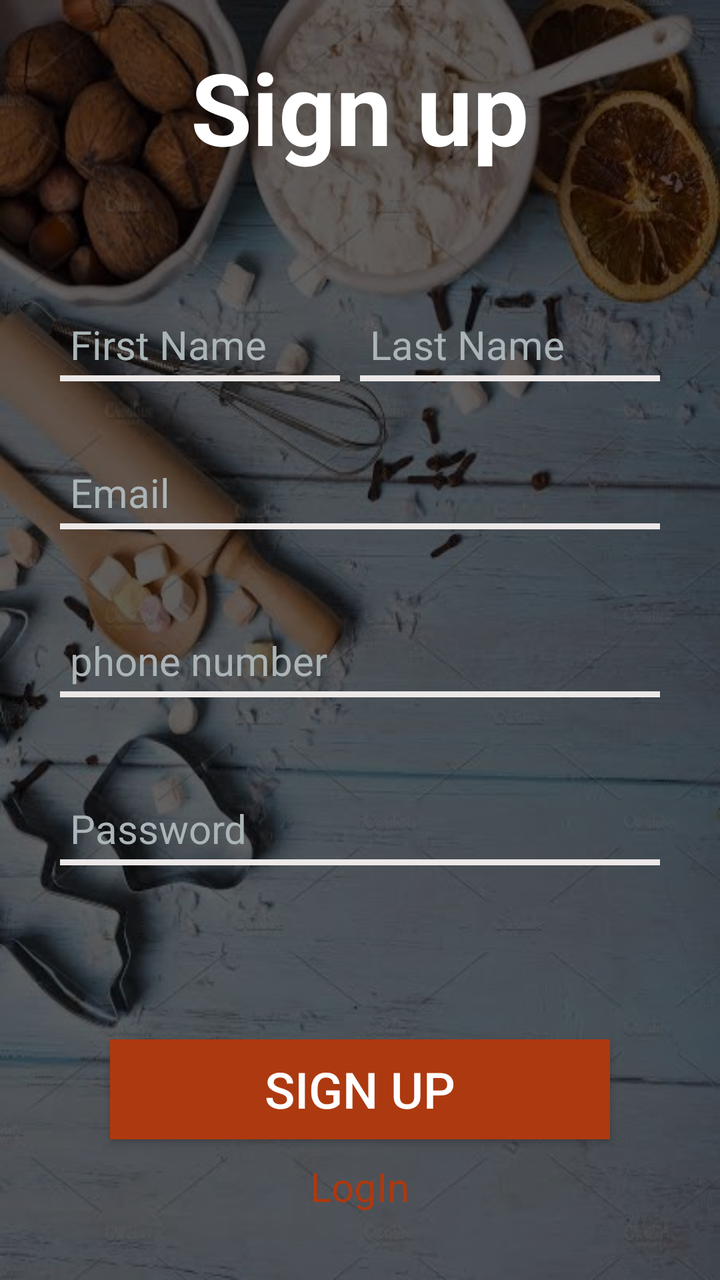
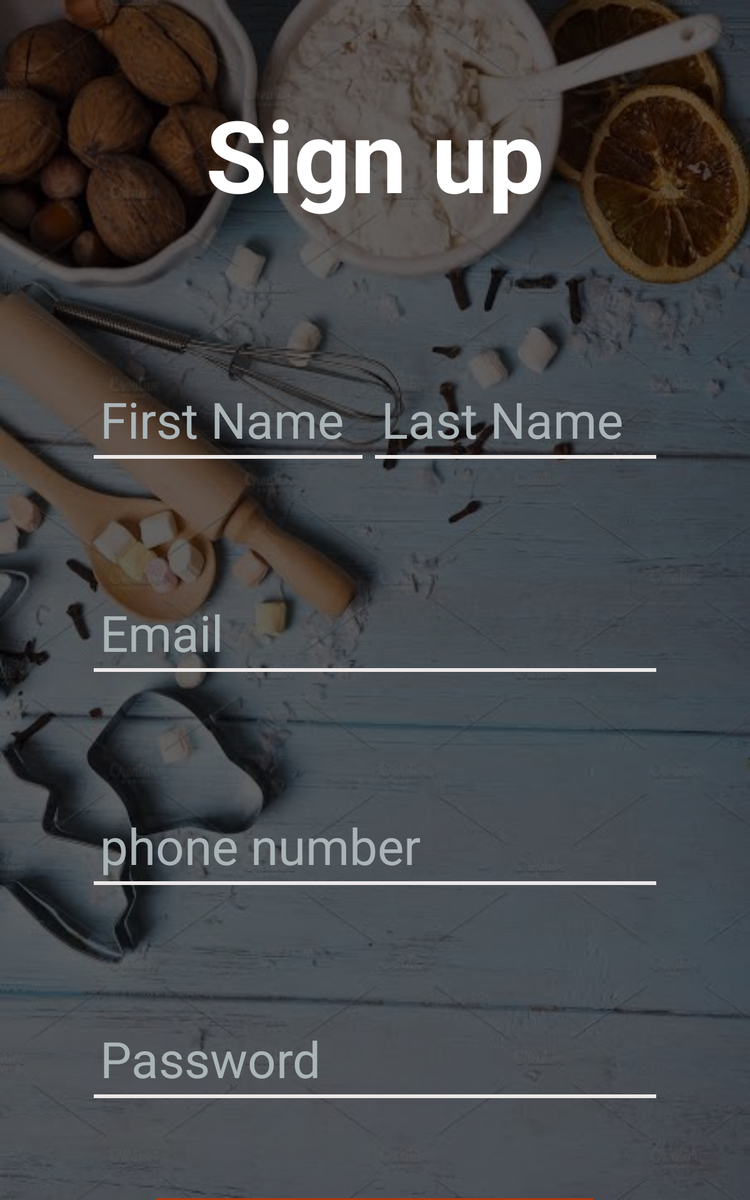

The same Android screen from two of the app's own layout files: first res/layout/ as a phone draws it, then the repository's variant for another configuration, drawn on a device whose configuration selects that folder. Both files follow.
<!-- AndroidManifest.xml: application theme AppTheme -->
<!-- res/layout/fragment_sign_upfragment.xml -->
<?xml version="1.0" encoding="utf-8"?>
<FrameLayout xmlns:android="http://schemas.android.com/apk/res/android"
    xmlns:tools="http://schemas.android.com/tools"
    android:layout_width="match_parent"
    android:layout_height="match_parent"
    tools:context=".sign_upfragment"
    android:id="@+id/rl_Container"
    android:background="@drawable/back3"

    >
    <LinearLayout
        android:layout_width="match_parent"
        android:layout_height="match_parent"
        android:background="#9F000000"
        android:orientation="vertical"
        >

    <TextView
        android:layout_width="wrap_content"
        android:layout_height="wrap_content"
        android:text="Sign up"
        android:textSize="@dimen/signuplogo"
        android:textColor="@android:color/white"
        android:textStyle="bold"
        android:layout_gravity="center"
        android:layout_marginTop="20dp"
        android:layout_marginBottom="20dp"

        />
        <LinearLayout
            android:layout_width="300dp"
            android:layout_gravity="center"
            android:layout_height="wrap_content"
            android:orientation="horizontal"
            android:layout_marginBottom="20dp"

            >
    <TextView
        android:layout_width="match_parent"
        android:layout_height="wrap_content"
        android:text=""
        android:textSize="@dimen/_24dp"
        android:textColor="#fff"
        android:layout_weight="1"
        android:id="@+id/firstname"
        android:layout_marginRight="5dp"
        />
            <TextView
                android:layout_width="match_parent"
                android:layout_height="wrap_content"
                android:text=""
                android:layout_weight="1"
                android:textSize="@dimen/_24dp"
                android:textColor="#fff"
                android:id="@+id/lastname"
                />
        </LinearLayout>
        <LinearLayout
            android:layout_width="300dp"
            android:layout_height="wrap_content"
            android:orientation="horizontal"
            android:layout_gravity="center"
            >
    <EditText
        android:layout_width="match_parent"
        android:layout_height="wrap_content"
        android:hint="First Name"
        android:textColorHint="#ABB5B8"
        android:layout_weight="1"
        android:layout_marginRight="10dp"
        android:textSize="@dimen/_20dp"
        android:textColor="#fff"
        android:padding="5dp"
        android:background="@drawable/buttonshadow"
        android:id="@+id/firstnameegit"
        android:paddingLeft="10dp"

        />

        <EditText
            android:layout_width="match_parent"
            android:layout_height="wrap_content"
            android:hint="Last Name"
            android:textColorHint="#ABB5B8"
            android:layout_weight="1"
            android:textSize="@dimen/_20dp"
            android:textColor="#fff"
            android:padding="5dp"
            android:background="@drawable/buttonshadow"
            android:id="@+id/lastnameedit"
            android:paddingLeft="10dp"

            />
        </LinearLayout>
        <LinearLayout
            android:layout_width="300dp"
            android:layout_height="wrap_content"
            android:orientation="vertical"
            android:layout_gravity="center"
            >
        <TextView
            android:layout_width="wrap_content"
            android:layout_height="wrap_content"
            android:text=""
            android:textSize="@dimen/_24dp"
            android:textColor="#fff"
            android:id="@+id/emailtext"
            android:layout_marginTop="10dp"
            />
        <EditText
            android:layout_width="match_parent"
            android:layout_height="wrap_content"
            android:hint="@string/email"
            android:textColorHint="#ABB5B8"
            android:textSize="@dimen/_20dp"
            android:textColor="#fff"
            android:inputType="textEmailAddress"
            android:padding="5dp"
            android:background="@drawable/buttonshadow"
            android:id="@+id/emailedit"
            android:paddingLeft="10dp"

            />
        <TextView
            android:layout_width="wrap_content"
            android:layout_height="wrap_content"
            android:text=""
            android:textSize="@dimen/_24dp"
            android:textColor="#fff"
            android:id="@+id/phone"
            android:layout_marginTop="20dp"
            />
        <EditText

            android:layout_width="match_parent"
            android:layout_height="wrap_content"
            android:hint="phone number"
            android:textColorHint="#ABB5B8"
            android:textSize="@dimen/_20dp"
            android:textColor="#fff"
            android:inputType="phone"
            android:padding="5dp"
            android:background="@drawable/buttonshadow"
            android:id="@+id/phoneedit"
            android:paddingLeft="10dp"

            />
        <TextView
            android:layout_width="wrap_content"
            android:layout_height="wrap_content"
            android:text=""

            android:textSize="@dimen/_24dp"
            android:textColor="#fff"
            android:id="@+id/password"
            android:layout_marginTop="20dp"
            />

            <EditText
                android:id="@+id/passwordedit"
                android:layout_width="match_parent"
                android:layout_height="wrap_content"
                android:background="@drawable/buttonshadow"
                android:hint="Password"
                android:inputType="textPassword"
                android:padding="5dp"
                android:paddingLeft="10dp"
                android:textColor="#fff"
                android:textColorHint="#ABB5B8"

                android:textSize="@dimen/_20dp" />
        </LinearLayout>
        <TextView
            android:layout_width="wrap_content"
            android:layout_height="wrap_content"
            android:text=""
            android:layout_gravity="center"
            android:textSize="@dimen/_24dp"
            android:textColor="#E90909"
            android:id="@+id/err"
            android:layout_marginTop="20dp"
            />
        <Button
            android:layout_width="250dp"
            android:layout_gravity="center"
            android:layout_height="@dimen/button_hight"
            android:text="Sign Up"
            android:background="#AD3910"
            android:layout_marginTop="@dimen/button_margTop"
            android:textSize="25dp"
            android:id="@+id/sign_up"
            android:textColor="#fff"
            />
        <TextView
            android:layout_width="wrap_content"
            android:layout_height="wrap_content"
            android:layout_gravity="center"
            android:layout_marginTop="10dp"
            android:text="@string/signin"
            android:textSize="@dimen/_20dp"
            android:textColor="#AD3910"
            android:id="@+id/logbut"

            />
    </LinearLayout>
</FrameLayout>
<!-- resources referenced by this layout -->
<resources>
  <dimen name="_20dp">20dp</dimen>
  <dimen name="_24dp">20dp</dimen>
  <dimen name="button_hight">50dp</dimen>
  <dimen name="button_margTop">40dp</dimen>
  <dimen name="signuplogo">50sp</dimen>
  <!-- drawable back3: jpg bitmap (drawable, 44056 bytes) -->
  <!-- drawable buttonshadow (drawable) -->
  <?xml version="1.0" encoding="utf-8"?>
  <selector xmlns:android="http://schemas.android.com/apk/res/android">
      <item android:state_pressed="true"><layer-list>
          <item android:top="-10dp" android:left="-10dp" android:right="-10dp"><shape>
  
  
              <corners android:radius="5dp" />
  
              <padding android:bottom="10dp" android:left="10dp" android:right="10dp" android:top="10dp" />
          </shape></item>
      </layer-list></item>
      <item android:state_enabled="true"><layer-list>
          <item android:top="-10dp" android:left="-10dp" android:right="-10dp"><shape android:shape="rectangle">
  
              <stroke android:width="3dp" android:color="#ECE8E8" />
  
              <corners android:radius="5dp" />
  
              <padding android:bottom="10dp" android:left="10dp" android:right="10dp" android:top="10dp" />
          </shape></item>
      </layer-list></item>
  </selector>
  <string name="email"><font>Email</font></string>
  <string name="signin">LogIn</string>
  <style name="AppTheme" parent="Theme.AppCompat.Light.NoActionBar">
          
          <item name="colorPrimary">#FFCD4312</item>
          <item name="colorPrimaryDark">#FFCD4312</item>
          <item name="colorAccent">@color/colorAccent</item>
  
  
      </style>
  <color name="colorAccent">#D81B60</color>
</resources>
<!-- res/layout-sw600dp/fragment_sign_upfragment.xml (the repository's variant of the layout above) -->
<!-- drawn on a 7-inch tablet held upright -->
<?xml version="1.0" encoding="utf-8"?>
<FrameLayout xmlns:android="http://schemas.android.com/apk/res/android"
    xmlns:tools="http://schemas.android.com/tools"
    android:layout_width="match_parent"
    android:layout_height="match_parent"
    tools:context=".sign_upfragment"
    android:id="@+id/rl_Container"
    android:background="@drawable/back3"

    >
    <LinearLayout
        android:layout_width="match_parent"
        android:layout_height="match_parent"
        android:background="#9F000000"
        android:orientation="vertical"
        >

    <TextView
        android:layout_width="wrap_content"
        android:layout_height="wrap_content"
        android:text="Sign up"
        android:textSize="80sp"
        android:textColor="@android:color/white"
        android:textStyle="bold"
        android:layout_gravity="center"
        android:layout_marginTop="70dp"
        android:layout_marginBottom="20dp"

        />
        <LinearLayout
            android:layout_width="450dp"
            android:layout_gravity="center"
            android:layout_height="wrap_content"
            android:orientation="horizontal"
            android:layout_marginBottom="20dp"

            >
    <TextView
        android:layout_width="match_parent"
        android:layout_height="wrap_content"
        android:text=""
        android:textSize="@dimen/textsize"
        android:textColor="#fff"
        android:layout_weight="1"
        android:id="@+id/firstname"
        android:layout_marginRight="5dp"
        />
            <TextView
                android:layout_width="match_parent"
                android:layout_height="wrap_content"
                android:text=""
                android:layout_weight="1"
                android:textSize="@dimen/textsize"
                android:textColor="#fff"
                android:id="@+id/lastname"
                />
        </LinearLayout>
        <LinearLayout
            android:layout_width="450dp"
            android:layout_height="wrap_content"
            android:orientation="horizontal"
            android:layout_gravity="center"
            >
    <EditText
        android:layout_width="match_parent"
        android:layout_height="wrap_content"
        android:hint="First Name"
        android:textColorHint="#ABB5B8"
        android:layout_weight="1"
        android:layout_marginRight="10dp"
        android:textSize="40dp"
        android:textColor="#fff"
        android:padding="5dp"
        android:background="@drawable/buttonshadow"
        android:id="@+id/firstnameegit"
        android:paddingLeft="10dp"

        />

        <EditText
            android:layout_width="match_parent"
            android:layout_height="wrap_content"
            android:hint="Last Name"
            android:textColorHint="#ABB5B8"
            android:layout_weight="1"
            android:textSize="40dp"
            android:textColor="#fff"
            android:padding="5dp"
            android:background="@drawable/buttonshadow"
            android:id="@+id/lastnameedit"
            android:paddingLeft="10dp"

            />
        </LinearLayout>
        <LinearLayout
            android:layout_width="450dp"
            android:layout_height="wrap_content"
            android:orientation="vertical"
            android:layout_gravity="center"
            >
        <TextView
            android:layout_width="wrap_content"
            android:layout_height="wrap_content"
            android:text=""
            android:textSize="@dimen/textsize"
            android:textColor="#fff"
            android:id="@+id/emailtext"
            android:layout_marginTop="20dp"
            />
        <EditText
            android:layout_width="match_parent"
            android:layout_height="wrap_content"
            android:hint="@string/email"
            android:textColorHint="#ABB5B8"
            android:textSize="40dp"
            android:textColor="#fff"
            android:padding="5dp"
            android:background="@drawable/buttonshadow"
            android:id="@+id/emailedit"
            android:paddingLeft="10dp"

            />
        <TextView
            android:layout_width="wrap_content"
            android:layout_height="wrap_content"
            android:text=""
            android:textSize="@dimen/textsize"
            android:textColor="#fff"
            android:id="@+id/phone"
            android:layout_marginTop="20dp"
            />
        <EditText

            android:layout_width="match_parent"
            android:layout_height="wrap_content"
            android:hint="phone number"
            android:textColorHint="#ABB5B8"
            android:textSize="40dp"
            android:textColor="#fff"
            android:padding="5dp"
            android:background="@drawable/buttonshadow"
            android:id="@+id/phoneedit"
            android:paddingLeft="10dp"

            />
        <TextView
            android:layout_width="wrap_content"
            android:layout_height="wrap_content"
            android:text=""

            android:textSize="@dimen/textsize"
            android:textColor="#fff"
            android:id="@+id/password"
            android:layout_marginTop="20dp"
            />
        <EditText
            android:layout_width="match_parent"
            android:layout_height="wrap_content"
            android:hint="Password"
            android:textColorHint="#ABB5B8"
            android:textSize="40dp"
            android:textColor="#fff"
            android:padding="5dp"
            android:background="@drawable/buttonshadow"
            android:id="@+id/passwordedit"
            android:paddingLeft="10dp"

            />
        </LinearLayout>
        <Button
            android:layout_width="350dp"
            android:layout_gravity="center"
            android:layout_height="@dimen/button_hight"
            android:text="Sign Up"
            android:background="#AD3910"
            android:layout_marginTop="@dimen/button_margTop"
            android:textSize="45dp"
            android:textColor="#fff"
            />
    </LinearLayout>
</FrameLayout>
<!-- resources referenced by the variant -->
<!-- as a 7-inch tablet held upright resolves them -->
<resources>
  <!-- from res/values-sw600dp/ -->
  <dimen name="button_hight">80dp</dimen>
  <!-- from res/values-sw600dp/ -->
  <dimen name="button_margTop">80dp</dimen>
  <!-- from res/values-sw600dp/ -->
  <dimen name="textsize">65sp</dimen>
  <!-- drawable back3: jpg bitmap (drawable, 44056 bytes) -->
  <!-- drawable buttonshadow (drawable) -->
  <?xml version="1.0" encoding="utf-8"?>
  <selector xmlns:android="http://schemas.android.com/apk/res/android">
      <item android:state_pressed="true"><layer-list>
          <item android:top="-10dp" android:left="-10dp" android:right="-10dp"><shape>
  
  
              <corners android:radius="5dp" />
  
              <padding android:bottom="10dp" android:left="10dp" android:right="10dp" android:top="10dp" />
          </shape></item>
      </layer-list></item>
      <item android:state_enabled="true"><layer-list>
          <item android:top="-10dp" android:left="-10dp" android:right="-10dp"><shape android:shape="rectangle">
  
              <stroke android:width="3dp" android:color="#ECE8E8" />
  
              <corners android:radius="5dp" />
  
              <padding android:bottom="10dp" android:left="10dp" android:right="10dp" android:top="10dp" />
          </shape></item>
      </layer-list></item>
  </selector>
  <string name="email"><font>Email</font></string>
  <style name="AppTheme" parent="Theme.AppCompat.Light.NoActionBar">
          
          <item name="colorPrimary">#FFCD4312</item>
          <item name="colorPrimaryDark">#FFCD4312</item>
          <item name="colorAccent">@color/colorAccent</item>
  
  
      </style>
  <color name="colorAccent">#D81B60</color>
</resources>
